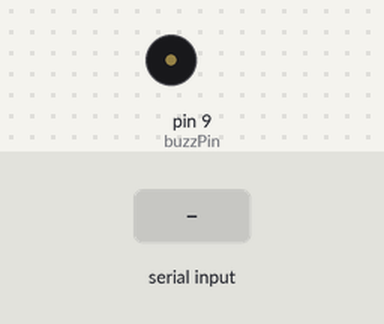
Bench run of a sketch on a simulated Arduino Uno, built with avr-gcc and run on an emulated ATmega328P. On the bench: buzzer (waves = sounding, pin HIGH). The inputs (shaded band) are chosen by the test bench. What the sketch prints to the serial monitor is not drawn.

Above: at 1.2 s.
1.3 s: "90,45\n" received over Serial
At 1.7 s:
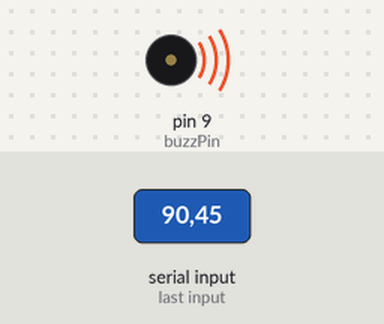
Timing chart, 0 to 4.3 s (numbered marks = the images above; inputs shaded):
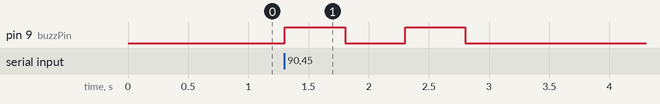

Measured:
- after the input at 1.3 s, pin 9 (buzzPin): alternates HIGH for 0.50 s and LOW for 0.50 s, 4 changes in all, then stays LOW, starting at once

The sketch:

ActiveBuzzer.ino
```cpp
int myNum;
int buzzPin=9;
String msg="Enter Your Number";
int dt=500;

void setup(){
    Serial.begin(9600);
    pinMode(buzzPin,OUTPUT);
}

void loop(){
    Serial.println(msg);
    while (Serial.available()==0){

    }
    myNum=Serial.parseInt();
    if (myNum>10){
        digitalWrite(buzzPin,HIGH);
        delay(dt);
        digitalWrite(buzzPin,LOW);
        delay(dt);
    }
}
```
